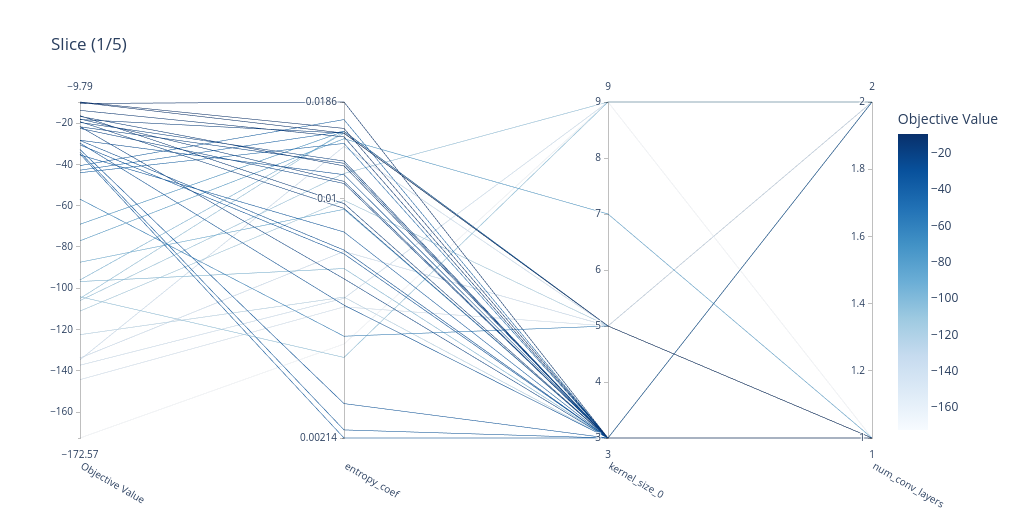
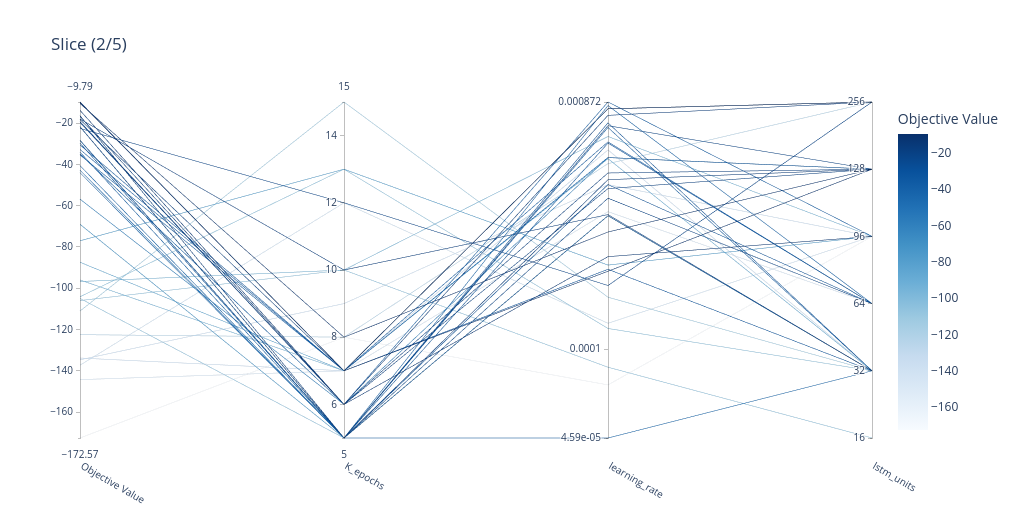
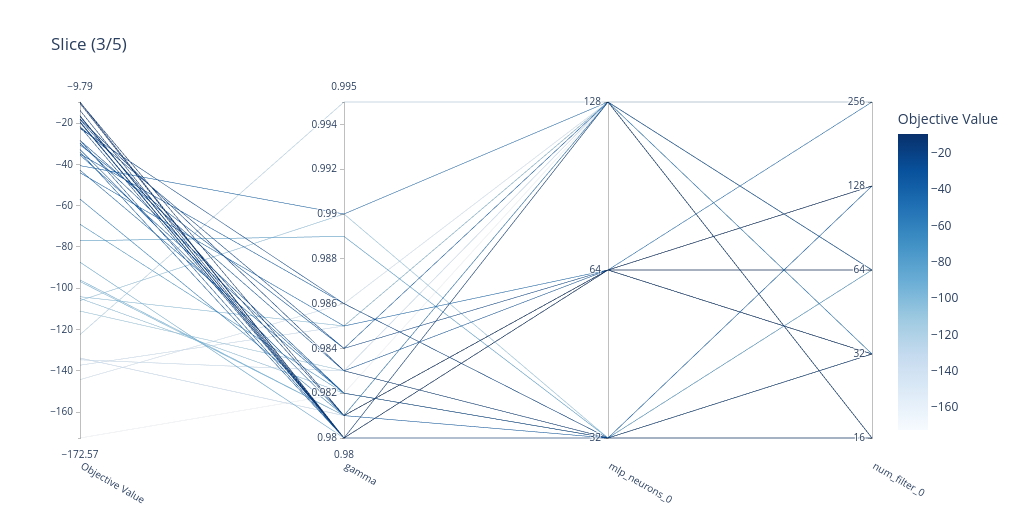
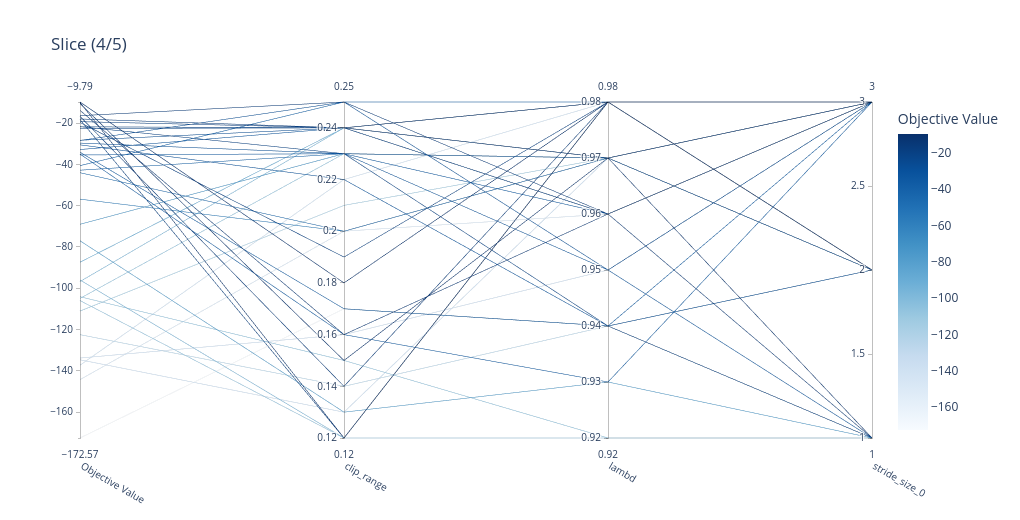

Source (notebook cell) for these figures, in order:
### Code cell
from optuna.visualization import plot_parallel_coordinate

def parallel_in_chunks(study, params, n_groups=4, width_per_param=320, height=500):
    """Return a list of Plotly figs; each fig shows a chunk of params."""
    figs = []
    chunk = math.ceil(len(params)/n_groups)
    for i in range(0, len(params), chunk):
        grp = params[i:i+chunk]
        fig = plot_parallel_coordinate(study, params=grp)
        fig.update_layout(
            width=max(900, width_per_param*len(grp)),
            height=height,
            title=f"Slice ({i//chunk + 1}/{math.ceil(len(params)/chunk)})"
        )
        figs.append(fig)
    return figs

figs = parallel_in_chunks(study, params, n_groups=5, width_per_param=340, height=520)
for fig in figs:
    fig.show()

### Figure 1 — Plotly figure (JSON) as saved in the notebook; plotly's stock layout.template omitted (floating-point values rounded to 4 significant figures)
{"data": [{"dimensions": [{"label": "Objective Value", "range": [-172.6, -9.787], "values": [-172.6, -34.12, -44.05, -104.1, -144.3, -77.03, -30.55, -122.5, -106.0, -137.3, -133.8, -35.0, -28.32, -18.02, -111.1, -32.81, -29.7, -21.74, -19.31, -28.42, -16.43, -56.85, -40.61, -35.44, -19.69, -16.75, -21.81, -96.77, -87.42, -104.9, -96.01, -9.787, -10.51, -134.7, -69.02, -9.987, -18.3, -42.83, -22.58, -13.84]}, {"label": "entropy_coef", "range": [-2.67, -1.73], "ticktext": ["0.00214", "0.01", "0.0186"], "tickvals": [-2.67, -2, -1.73], "values": [-2.407, -2.647, -1.846, -2.444, -2.303, -1.833, -2.155, -2.276, -1.93, -2.279, -2.148, -2.67, -1.933, -1.952, -2.005, -2.573, -2.298, -2.224, -2.027, -2.144, -2.014, -2.385, -1.779, -2.093, -1.895, -1.909, -1.901, -2.196, -2.03, -1.812, -1.817, -1.804, -1.73, -1.854, -1.812, -1.817, -1.817, -1.812, -1.958, -1.827]}, {"label": "kernel_size_0", "range": [3, 9], "values": [9, 3, 3, 9, 5, 7, 3, 3, 9, 9, 5, 3, 3, 3, 5, 3, 3, 3, 3, 3, 3, 5, 3, 3, 3, 3, 3, 3, 3, 5, 5, 3, 3, 5, 5, 5, 5, 5, 3, 3]}, {"label": "num_conv_layers", "range": [1, 2], "values": [1, 2, 1, 2, 2, 1, 1, 2, 2, 2, 2, 2, 1, 1, 1, 1, 1, 1, 1, 1, 1, 1, 1, 1, 1, 1, 1, 1, 1, 1, 1, 1, 1, 1, 1, 1, 1, 1, 1, 1]}], "labelangle": 30, "labelside": "bottom", "line": {"color": [-172.6, -34.12, -44.05, -104.1, -144.3, -77.03, -30.55, -122.5, -106.0, -137.3, -133.8, -35.0, -28.32, -18.02, -111.1, -32.81, -29.7, -21.74, -19.31, -28.42, -16.43, -56.85, -40.61, -35.44, -19.69, -16.75, -21.81, -96.77, -87.42, -104.9, -96.01, -9.787, -10.51, -134.7, -69.02, -9.987, -18.3, -42.83, -22.58, -13.84], "colorbar": {"title": {"text": "Objective Value"}}, "colorscale": [[0, "rgb(247,251,255)"], [0.125, "rgb(222,235,247)"], [0.25, "rgb(198,219,239)"], [0.375, "rgb(158,202,225)"], [0.5, "rgb(107,174,214)"], [0.625, "rgb(66,146,198)"], [0.75, "rgb(33,113,181)"], [0.875, "rgb(8,81,156)"], [1, "rgb(8,48,107)"]], "reversescale": false, "showscale": true}, "type": "parcoords"}], "layout": {"height": 520, "title": {"text": "Slice (1/5)"}, "width": 1020}}

### Figure 2 — Plotly figure (JSON) as saved in the notebook; plotly's stock layout.template omitted (floating-point values rounded to 4 significant figures)
{"data": [{"dimensions": [{"label": "Objective Value", "range": [-172.6, -9.787], "values": [-106.0, -34.12, -44.05, -104.1, -30.55, -133.8, -28.32, -18.02, -111.1, -87.42, -104.9, -69.02, -42.83, -144.3, -32.81, -29.7, -21.74, -28.42, -40.61, -172.6, -77.03, -137.3, -35.0, -96.77, -134.7, -13.84, -19.31, -16.43, -56.85, -35.44, -19.69, -21.81, -9.787, -10.51, -122.5, -16.75, -96.01, -9.987, -18.3, -22.58]}, {"label": "K_epochs", "range": [5, 15], "values": [10, 5, 5, 13, 7, 7, 5, 10, 15, 7, 5, 5, 5, 7, 7, 5, 5, 5, 5, 8, 13, 12, 6, 10, 9, 6, 6, 5, 6, 7, 6, 5, 7, 8, 8, 6, 7, 7, 7, 12]}, {"label": "learning_rate", "range": [-4.338, -3.059], "ticktext": ["4.59e-05", "0.0001", "0.000872"], "tickvals": [-4.338, -4, -3.059], "values": [-4.069, -3.156, -4.338, -3.921, -3.696, -3.242, -3.139, -3.488, -3.802, -3.275, -3.492, -3.492, -3.492, -3.477, -3.211, -3.216, -3.425, -3.374, -3.073, -4.136, -3.68, -3.902, -3.059, -3.191, -3.374, -3.648, -3.329, -3.355, -3.271, -3.271, -3.389, -3.15, -3.703, -3.554, -3.294, -3.11, -3.085, -3.085, -3.085, -3.758]}, {"label": "lstm_units", "range": [0, 5], "ticktext": ["16", "32", "64", "96", "128", "256"], "tickvals": [0, 1, 2, 3, 4, 5], "values": [0, 1, 1, 1, 1, 1, 1, 1, 1, 1, 1, 1, 1, 2, 2, 2, 2, 2, 2, 3, 3, 3, 3, 3, 3, 3, 4, 4, 4, 4, 4, 4, 4, 4, 5, 5, 5, 5, 5, 5]}], "labelangle": 30, "labelside": "bottom", "line": {"color": [-106.0, -34.12, -44.05, -104.1, -30.55, -133.8, -28.32, -18.02, -111.1, -87.42, -104.9, -69.02, -42.83, -144.3, -32.81, -29.7, -21.74, -28.42, -40.61, -172.6, -77.03, -137.3, -35.0, -96.77, -134.7, -13.84, -19.31, -16.43, -56.85, -35.44, -19.69, -21.81, -9.787, -10.51, -122.5, -16.75, -96.01, -9.987, -18.3, -22.58], "colorbar": {"title": {"text": "Objective Value"}}, "colorscale": [[0, "rgb(247,251,255)"], [0.125, "rgb(222,235,247)"], [0.25, "rgb(198,219,239)"], [0.375, "rgb(158,202,225)"], [0.5, "rgb(107,174,214)"], [0.625, "rgb(66,146,198)"], [0.75, "rgb(33,113,181)"], [0.875, "rgb(8,81,156)"], [1, "rgb(8,48,107)"]], "reversescale": false, "showscale": true}, "type": "parcoords"}], "layout": {"height": 520, "title": {"text": "Slice (2/5)"}, "width": 1020}}

### Figure 3 — Plotly figure (JSON) as saved in the notebook; plotly's stock layout.template omitted (floating-point values rounded to 4 significant figures)
{"data": [{"dimensions": [{"label": "Objective Value", "range": [-172.6, -9.787], "values": [-35.0, -29.7, -21.74, -35.44, -22.58, -28.32, -18.02, -111.1, -104.9, -69.02, -42.83, -77.03, -106.0, -32.81, -19.31, -28.42, -21.81, -13.84, -34.12, -133.8, -10.51, -19.69, -16.75, -96.01, -9.787, -9.987, -18.3, -44.05, -172.6, -137.3, -16.43, -40.61, -87.42, -56.85, -96.77, -104.1, -30.55, -134.7, -144.3, -122.5]}, {"label": "gamma", "range": [0.98, 0.995], "values": [0.986, 0.982, 0.98, 0.982, 0.986, 0.98, 0.983, 0.983, 0.982, 0.982, 0.982, 0.989, 0.99, 0.981, 0.98, 0.983, 0.984, 0.98, 0.98, 0.981, 0.98, 0.98, 0.98, 0.981, 0.98, 0.981, 0.981, 0.985, 0.982, 0.985, 0.98, 0.99, 0.98, 0.981, 0.981, 0.985, 0.984, 0.983, 0.986, 0.995]}, {"label": "mlp_neurons_0", "range": [0, 2], "ticktext": ["32", "64", "128"], "tickvals": [0, 1, 2], "values": [0, 0, 0, 0, 0, 0, 0, 0, 0, 0, 0, 0, 0, 0, 1, 1, 1, 1, 1, 1, 1, 1, 1, 1, 1, 1, 1, 1, 2, 2, 2, 2, 2, 2, 2, 2, 2, 2, 2, 2]}, {"label": "num_filter_0", "range": [0, 4], "ticktext": ["16", "32", "64", "128", "256"], "tickvals": [0, 1, 2, 3, 4], "values": [0, 0, 0, 0, 0, 1, 1, 1, 1, 1, 1, 2, 2, 3, 1, 1, 1, 1, 2, 2, 2, 3, 3, 3, 3, 3, 3, 4, 0, 0, 0, 0, 0, 1, 1, 2, 2, 2, 4, 4]}], "labelangle": 30, "labelside": "bottom", "line": {"color": [-35.0, -29.7, -21.74, -35.44, -22.58, -28.32, -18.02, -111.1, -104.9, -69.02, -42.83, -77.03, -106.0, -32.81, -19.31, -28.42, -21.81, -13.84, -34.12, -133.8, -10.51, -19.69, -16.75, -96.01, -9.787, -9.987, -18.3, -44.05, -172.6, -137.3, -16.43, -40.61, -87.42, -56.85, -96.77, -104.1, -30.55, -134.7, -144.3, -122.5], "colorbar": {"title": {"text": "Objective Value"}}, "colorscale": [[0, "rgb(247,251,255)"], [0.125, "rgb(222,235,247)"], [0.25, "rgb(198,219,239)"], [0.375, "rgb(158,202,225)"], [0.5, "rgb(107,174,214)"], [0.625, "rgb(66,146,198)"], [0.75, "rgb(33,113,181)"], [0.875, "rgb(8,81,156)"], [1, "rgb(8,48,107)"]], "reversescale": false, "showscale": true}, "type": "parcoords"}], "layout": {"height": 520, "title": {"text": "Slice (3/5)"}, "width": 1020}}

### Figure 4 — Plotly figure (JSON) as saved in the notebook; plotly's stock layout.template omitted (floating-point values rounded to 4 significant figures)
{"data": [{"dimensions": [{"label": "Objective Value", "range": [-172.6, -9.787], "values": [-172.6, -34.12, -44.05, -104.1, -144.3, -77.03, -30.55, -122.5, -106.0, -137.3, -133.8, -35.0, -28.32, -18.02, -111.1, -32.81, -29.7, -21.74, -19.31, -28.42, -16.43, -56.85, -40.61, -35.44, -19.69, -16.75, -21.81, -96.77, -87.42, -104.9, -96.01, -9.787, -10.51, -134.7, -69.02, -9.987, -18.3, -42.83, -22.58, -13.84]}, {"label": "clip_range", "range": [0.12, 0.25], "values": [0.17, 0.17, 0.2, 0.15, 0.2, 0.13, 0.22, 0.14, 0.12, 0.22, 0.16, 0.16, 0.24, 0.24, 0.21, 0.24, 0.23, 0.23, 0.24, 0.25, 0.25, 0.2, 0.25, 0.23, 0.19, 0.14, 0.24, 0.24, 0.24, 0.23, 0.12, 0.18, 0.15, 0.13, 0.23, 0.12, 0.12, 0.23, 0.24, 0.16]}, {"label": "lambd", "range": [0.92, 0.98], "values": [0.94, 0.94, 0.97, 0.92, 0.96, 0.93, 0.94, 0.94, 0.92, 0.98, 0.95, 0.93, 0.97, 0.98, 0.97, 0.97, 0.95, 0.94, 0.97, 0.95, 0.96, 0.97, 0.98, 0.96, 0.98, 0.98, 0.96, 0.98, 0.96, 0.97, 0.98, 0.98, 0.97, 0.97, 0.97, 0.98, 0.98, 0.97, 0.98, 0.96]}, {"label": "stride_size_0", "range": [1, 3], "values": [1, 3, 3, 1, 3, 1, 2, 2, 1, 2, 3, 3, 2, 2, 2, 3, 1, 1, 3, 3, 3, 3, 3, 3, 3, 3, 3, 2, 3, 2, 3, 2, 1, 2, 2, 3, 3, 2, 2, 1]}], "labelangle": 30, "labelside": "bottom", "line": {"color": [-172.6, -34.12, -44.05, -104.1, -144.3, -77.03, -30.55, -122.5, -106.0, -137.3, -133.8, -35.0, -28.32, -18.02, -111.1, -32.81, -29.7, -21.74, -19.31, -28.42, -16.43, -56.85, -40.61, -35.44, -19.69, -16.75, -21.81, -96.77, -87.42, -104.9, -96.01, -9.787, -10.51, -134.7, -69.02, -9.987, -18.3, -42.83, -22.58, -13.84], "colorbar": {"title": {"text": "Objective Value"}}, "colorscale": [[0, "rgb(247,251,255)"], [0.125, "rgb(222,235,247)"], [0.25, "rgb(198,219,239)"], [0.375, "rgb(158,202,225)"], [0.5, "rgb(107,174,214)"], [0.625, "rgb(66,146,198)"], [0.75, "rgb(33,113,181)"], [0.875, "rgb(8,81,156)"], [1, "rgb(8,48,107)"]], "reversescale": false, "showscale": true}, "type": "parcoords"}], "layout": {"height": 520, "title": {"text": "Slice (4/5)"}, "width": 1020}}
